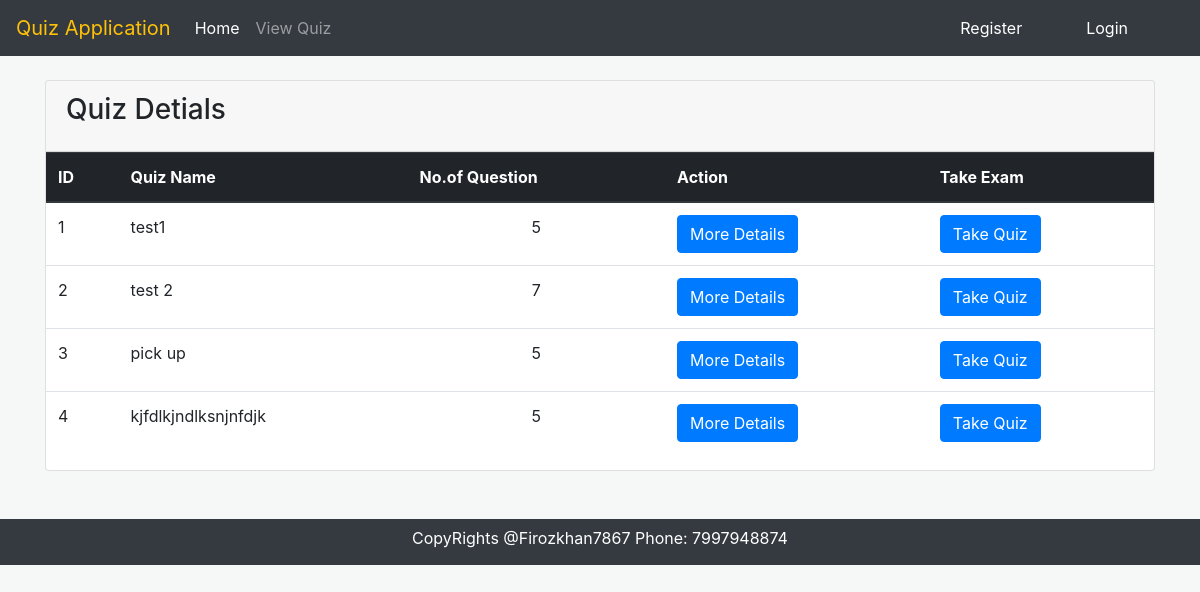
The app's page /view_all/ with its own data.
### quiz/models.py (models this page shows, shortened)
class Quiz(models.Model):
    title = models.CharField(max_length=255,unique=True,db_index=True)
    number_of_questions = models.IntegerField(default=10)
    questions = models.ManyToManyField(Question)

### quiz/views.py (the view)
# urls.py: path('view_all/', views.view_all,name="view_all"),
def view_all(request):
    quz = Quiz.objects.all()
    context = {
        'quz':quz,
    }
    return render(request,'view_all.htm',context)

### templates/view_all.htm (shortened to what this page needs)
{% extends 'base.htm' %}
{% block content %}
<section class="content mb-5">
        <div class="card">
            <div class="card-header">
                <h3 class="card-title">Quiz  Detials</h3>
            </div>
            <div class="card-body table-responsive p-0">
                <table class="table table-hover  text-nowrap">
                    <thead class="thead-dark">
                        <tr>
                            <th>ID</th>
                            <th>Quiz Name</th>
                            <th>No.of Question</th>
                            <th>Action</th>
                            <th>Take Exam</th>
                        </tr>
                    </thead>
                    <tbody>
                        {% for q  in quz %}
                        <tr>
                            <td>{{ q.id  }}</td>
                            <td>{{ q.title }}</td>
                            <td class="text-center">{{ q.number_of_questions }}</td>
                            <td> <a href="{% url 'view' q.id %}" class="btn btn-primary">More Details</a>
                            <td> <a href="{% url 'take' q.id %}" class="btn btn-primary">Take Quiz</a>
                            </td>
                        </tr>
                        {% endfor %}
                    </tbody>
                </table>
            </div>
        </div>
    </div>
{% endblock content %}

### templates/base.htm (style rules this page uses)
body { background: rgb(245, 248, 247) }

### records on screen
Quiz: id "1", title "test1", number_of_questions "5"
Quiz: id "2", title "test 2", number_of_questions "7"
Quiz: id "3", title "pick up", number_of_questions "5"
Quiz: id "4", title "kjfdlkjndlksnjnfdjk", number_of_questions "5"
